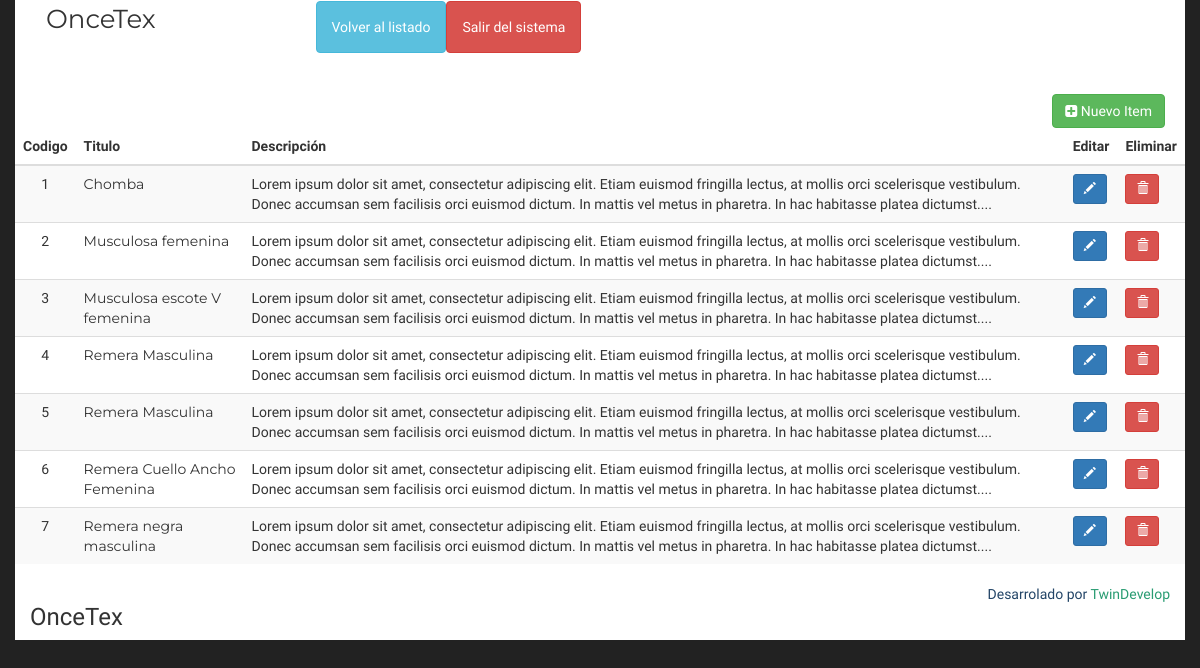
The page /admin/index.php?view=list (signed in) on the database its author committed.
### tables this page shows
CREATE TABLE `productos` (
  `id` bigint(20) NOT NULL,
  `imagen` varchar(255) NOT NULL,
  `descripcion` text NOT NULL,
  `titulo` varchar(80) NOT NULL,
  `tela` text,
  `colores` varchar(255) DEFAULT NULL,
  `talles` varchar(255) DEFAULT NULL,
  `precio` varchar(10) NOT NULL,
  `destacado` int(11) DEFAULT '0'
);

### admin/core/controllers/listController.php (called while the page is built, shortened)
<?php
$sql = 'SELECT id,titulo,descripcion FROM productos';
$items = get_arraySQL($sql);
include (HTML_DIR.'admin/lista.php');

### admin/core/core.php (called while the page is built, shortened)
<?php
function conectar_dataBase()
{
    $conexion = mysqli_connect(HOST,USER,PASS,DATABASE);
    return $conexion;
}
function get_ArraySQL($sql){
    $conexion = conectar_dataBase();
    mysqli_set_charset($conexion, "utf8");
    if(!$result = mysqli_query($conexion, $sql)) die();
    $rawdata = array();
    $i=0;
    while($row = mysqli_fetch_array($result))
    {
        $rawdata[$i] = $row;
        $i++;
    }
    return $rawdata;
}
function string_limit($str, $maxlen)
{
    $newstr = substr($str, 0, $maxlen);
    if (substr($newstr, -1, 1) != ' ') $newstr = substr($newstr, 0, strrpos($newstr, " "))."...";
    return $newstr;
}

### admin/html/admin/lista.php (the view, shortened to what this page needs)
<?php
include (HTML_DIR. 'include/head.php');
?>
<div class="container">
    <div class="row">
      <a href="./index.php?view=add" class="btn btn-success new-item"><span class="fa fa-plus-square" aria-hidden="true"></span> Nuevo Item</a>
    </div>
 <?php if(!empty($items)): ?>
    <div class="row">
      <div class="table-responsive">
        <table id="mytable" class="table table-bordred table-striped">
          <thead>
            <th>Codigo</th>
            <th>Titulo</th>
            <th>Descripción</th>
            <th>Editar</th>
            <th>Eliminar</th>
          </thead>
          <tbody>
      <?php
        foreach ($items  as $item):
      ?>
            <tr class="registro">
              <td class="codigo"><?=$item['id']?></td>
              <td class="table-titulo"><?=$item['titulo']?></td>
              <td class="parrafo"><?=string_limit($item['descripcion'], 250)?></td>
              <td><a class="btn btn-primary btn-sm" href="index.php?view=edit&id=<?=$item['id']?>" ><span class="glyphicon glyphicon-pencil"></span></a></td>
              <td><p data-placement="top" data-toggle="tooltip" title="Delete"><button class="btn btn-danger btn-sm borrar" data-title="Delete" data-toggle="modal" data-target="#delete" data-id="<?=$item['id']?>" ><span class="glyphicon glyphicon-trash"></span></button></p></td>
            </tr>
        <?php
          endforeach;
        ?>
          </tbody>
        </table>
      </div>
    </div>
 	</div>
<?php endif; ?>
<?php include(HTML_DIR.'include/footer.php'); ?>

### admin/index.php (shortened to what this page needs)
<?php
include './core/core.php';
if(isset($_SESSION['once_log']) && $_SESSION['once_log'] === 14578957896337481367421626)
{
	if(isset($_GET['view']) && file_exists("./core/controllers/".$_GET['view']."Controller.php")){
		include "./core/controllers/".$_GET['view']."Controller.php";
	}
	else{
		include "./core/controllers/listController.php";
	}
}
else{
	include  "./core/controllers/loginController.php";
}

### admin/html/include/head.php (shortened to what this page needs)
<!DOCTYPE html>
<html>
<head>
    <link rel="stylesheet" href="https://maxcdn.bootstrapcdn.com/bootstrap/3.3.7/css/bootstrap.min.css">
    <link rel="stylesheet" href="<?=PUBLIC_DIR?>css/admin.css">
    <link rel="stylesheet" href="<?=PUBLIC_DIR?>css/sweetalert2.min.css">
</head>
<?php include(HTML_DIR.'include/header.php'); ?>

### admin/html/include/header.php
<header class="container">
	<div class="navbar">
		<span class="principal col-sm-3"><?=APP_NAME?></span>
		<ul class="nav navbar-nav menu col-sm-9">
			<li class="menu-item"><a class="btn btn-info btn-md" href="index.php?view=list"> Volver al listado </a></li>
			<li class="menu-item"><a class="btn btn-danger btn-md" href="logout.php">Salir del sistema </a></li>
		</ul>
	</div>
</header>

### admin/html/include/footer.php
<footer class="container">
    <div class="row color-blue">
		<div class="col-md-6">
    		<h3 class="aling-left"> <?=APP_NAME?> </h3>
    	</div>
	    <div class="col-md-6">
	    	<span class="copyrigth">Desarrolado por
	    		<a href="http://www.twindevelop.com" >TwinDevelop</a>
    		</span>
		</div>
</div>
</footer>
</body>
</html>

### admin/public/css/admin.css (style rules this page uses)
header { padding-bottom: 20px; }
.container { background-color: white; }
.principal { font-family: 'Montserrat', cursive; font-size: 26px; color: #333; }
.new-item { float: right; margin-right: 20px; }
.registro { transition: all 0.3s ease-in; }
.codigo { text-align: center; }
.table-titulo { font-family: 'Montserrat', cursive; }
.copyrigth { float: right; color: #234567; }
.copyrigth > a { color: #299c72; }

### rows shown on the page
productos: id "1", titulo "Chomba", descripcion "Lorem ipsum dolor sit amet, consectetur adipiscing elit. Etiam euismod fringilla lectus, at mollis orci scelerisque vestibulum. Donec accumsan sem facilisis orci euismod dictum. In mattis vel metus in pharetra. In hac habitasse platea dictumst...."
productos: id "2", titulo "Musculosa femenina", descripcion "Lorem ipsum dolor sit amet, consectetur adipiscing elit. Etiam euismod fringilla lectus, at mollis orci scelerisque vestibulum. Donec accumsan sem facilisis orci euismod dictum. In mattis vel metus in pharetra. In hac habitasse platea dictumst...."
productos: id "3", titulo "Musculosa escote V femenina", descripcion "Lorem ipsum dolor sit amet, consectetur adipiscing elit. Etiam euismod fringilla lectus, at mollis orci scelerisque vestibulum. Donec accumsan sem facilisis orci euismod dictum. In mattis vel metus in pharetra. In hac habitasse platea dictumst...."
productos: id "4", titulo "Remera Masculina", descripcion "Lorem ipsum dolor sit amet, consectetur adipiscing elit. Etiam euismod fringilla lectus, at mollis orci scelerisque vestibulum. Donec accumsan sem facilisis orci euismod dictum. In mattis vel metus in pharetra. In hac habitasse platea dictumst...."
productos: id "5", titulo "Remera Masculina", descripcion "Lorem ipsum dolor sit amet, consectetur adipiscing elit. Etiam euismod fringilla lectus, at mollis orci scelerisque vestibulum. Donec accumsan sem facilisis orci euismod dictum. In mattis vel metus in pharetra. In hac habitasse platea dictumst...."
productos: id "6", titulo "Remera Cuello Ancho Femenina", descripcion "Lorem ipsum dolor sit amet, consectetur adipiscing elit. Etiam euismod fringilla lectus, at mollis orci scelerisque vestibulum. Donec accumsan sem facilisis orci euismod dictum. In mattis vel metus in pharetra. In hac habitasse platea dictumst...."
productos: id "7", titulo "Remera negra masculina", descripcion "Lorem ipsum dolor sit amet, consectetur adipiscing elit. Etiam euismod fringilla lectus, at mollis orci scelerisque vestibulum. Donec accumsan sem facilisis orci euismod dictum. In mattis vel metus in pharetra. In hac habitasse platea dictumst...."

### other values the page prints
APP_NAME "OnceTex"
